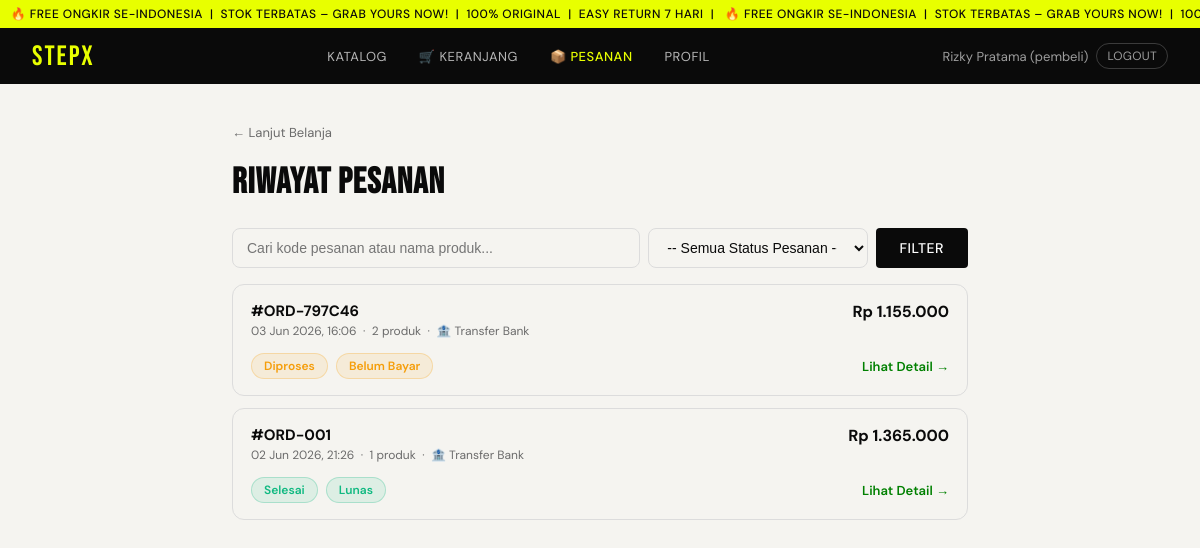
Screenshot of /pesanan.php (signed in) with the database file from the repository.
### tables this page shows
CREATE TABLE IF NOT EXISTS `pesanan` (
  `id` int unsigned NOT NULL AUTO_INCREMENT,
  `kode_pesanan` varchar(20) NOT NULL,
  `pembeli_id` int unsigned NOT NULL,
  `alamat_id` int unsigned NOT NULL,
  `subtotal` decimal(12,2) NOT NULL,
  `ongkos_kirim` decimal(10,2) NOT NULL DEFAULT '0.00',
  `diskon` decimal(10,2) NOT NULL DEFAULT '0.00',
  `total_bayar` decimal(12,2) NOT NULL,
  `metode_bayar` enum('transfer_bank','cod','ewallet','kartu_kredit') NOT NULL,
  `status_bayar` enum('menunggu','lunas','gagal','refund') NOT NULL DEFAULT 'menunggu',
  `status_pesanan` enum('proses','dikemas','dikirim','selesai','dibatalkan') NOT NULL DEFAULT 'proses',
  `catatan` text,
  `created_at` datetime NOT NULL DEFAULT CURRENT_TIMESTAMP,
  `updated_at` datetime NOT NULL DEFAULT CURRENT_TIMESTAMP ON UPDATE CURRENT_TIMESTAMP,
  PRIMARY KEY (`id`),
  UNIQUE KEY `kode_pesanan` (`kode_pesanan`),
  KEY `fk_pesanan_alamat` (`alamat_id`),
  KEY `idx_pesanan_pembeli` (`pembeli_id`),
  KEY `idx_pesanan_status` (`status_pesanan`),
  KEY `idx_pesanan_tanggal` (`created_at`),
  CONSTRAINT `fk_pesanan_alamat` FOREIGN KEY (`alamat_id`) REFERENCES `alamat_pembeli` (`id`),
  CONSTRAINT `fk_pesanan_pembeli` FOREIGN KEY (`pembeli_id`) REFERENCES `users` (`id`)
);

### includes/config.php (called while the page is built, shortened)
<?php
function currentUser(): array {
    return [
        'id'    => $_SESSION['user_id']   ?? 0,
        'nama'  => $_SESSION['nama']      ?? '',
        'email' => $_SESSION['email']     ?? '',
        'role'  => $_SESSION['role']      ?? '',
        'no_hp' => $_SESSION['no_hp']     ?? '',
    ];
}
function rp(int|float $n): string {
    return 'Rp ' . number_format($n, 0, ',', '.');
}

### pesanan.php (the view, shortened to what this page needs)
<?php
require_once __DIR__ . '/includes/config.php';
$user = currentUser();
$db     = getDB();
$userId = (int)$user['id'];
$keyword = trim($_GET['q'] ?? '');
$statusFilter = trim($_GET['status'] ?? '');
$sql = '
    SELECT p.id, p.kode_pesanan, p.total_bayar, p.metode_bayar,
           p.status_bayar, p.status_pesanan, p.created_at,
           COUNT(dp.id) AS jumlah_item
    FROM pesanan p
    LEFT JOIN detail_pesanan dp ON dp.pesanan_id = p.id
    WHERE p.pembeli_id = ?
';
$params = [$userId];
$types  = 'i';
$sql .= ' GROUP BY p.id ORDER BY p.created_at DESC';
$st = $db->prepare($sql);
$st->bind_param($types, ...$params);
$st->execute();
$pesananList = $st->get_result()->fetch_all(MYSQLI_ASSOC);
function badgeStatus(string $status, string $type): string {
    $map = [
        'status_pesanan' => [
            'proses'     => ['label' => 'Diproses',   'color' => '#f59e0b'],
            'dikemas'    => ['label' => 'Dikemas',     'color' => '#3b82f6'],
            'dikirim'    => ['label' => 'Dikirim',     'color' => '#8b5cf6'],
            'selesai'    => ['label' => 'Selesai',     'color' => '#10b981'],
            'dibatalkan' => ['label' => 'Dibatalkan',  'color' => '#ef4444'],
        ],
        'status_bayar' => [
            'menunggu' => ['label' => 'Belum Bayar', 'color' => '#f59e0b'],
            'lunas'    => ['label' => 'Lunas',        'color' => '#10b981'],
            'gagal'    => ['label' => 'Gagal',        'color' => '#ef4444'],
            'refund'   => ['label' => 'Refund',       'color' => '#6b7280'],
        ],
    ];
    $info  = $map[$type][$status] ?? ['label' => $status, 'color' => '#6b7280'];
    return '<span style="background:' . $info['color'] . '1a;color:' . $info['color'] . ';border:1px solid ' . $info['color'] . '40;padding:4px 12px;border-radius:20px;font-size:12px;font-weight:600">'
         . htmlspecialchars($info['label']) . '</span>';
}
function labelMetode(string $m): string {
    return match($m) {
        'transfer_bank' => '🏦 Transfer Bank',
        'ewallet'       => '📱 E-Wallet',
        'cod'           => '🚪 COD',
        'kartu_kredit'  => '💳 Kartu Kredit',
        default         => $m,
    };
}
function renderStatusFilterDirect(string $currentStatus): void {
    $options = [
        ''           => '-- Semua Status Pesanan --',
        'proses'     => '⏳ Diproses',
        'dikemas'    => '📦 Dikemas',
        'dikirim'    => '🚚 Dikirim',
        'selesai'    => '✅ Selesai',
        'dibatalkan' => '❌ Dibatalkan'
    ];
    echo '<select name="status" style="flex:1; min-width:160px; padding:10px 14px; border:1.5px solid var(--border); border-radius:8px; font-size:14px; background:var(--surface); color:var(--text); cursor:pointer;">';
    foreach ($options as $val => $label) {
        $selected = ($currentStatus === $val) ? 'selected' : '';
        echo '<option value="' . htmlspecialchars($val) . '" ' . $selected . '>' . htmlspecialchars($label) . '</option>';
    }
    echo '</select>';
}
require_once __DIR__ . '/includes/header.php';
?>
<div class="cart-wrap" style="max-width: 800px; margin: 0 auto;">
  <a class="back-link" href="catalog.php" style="display:inline-flex;align-items:center;gap:6px;padding-top:8px; text-decoration: none;">← Lanjut Belanja</a>
  <h2>Riwayat Pesanan</h2>
  <form method="GET" action="pesanan.php" style="margin:16px 0; display:flex; gap:8px; flex-wrap:wrap;">
    <input type="text" name="q" value="<?= htmlspecialchars($keyword) ?>"
           placeholder="Cari kode pesanan atau nama produk..."
           style="flex:2; min-width:200px; padding:10px 14px; border:1.5px solid var(--border); border-radius:8px; font-size:14px; background:var(--surface); color:var(--text)">
    <?php renderStatusFilterDirect($statusFilter); ?>
    <button type="submit" class="btn-primary" style="padding:10px 24px;">Filter</button>
  </form>
  <?php if (empty($pesananList)): ?>
    <div class="empty-state">
      <div class="icon"><?= ($keyword || $statusFilter) ? '🔍' : '📦' ?></div>
      <p><?= ($keyword || $statusFilter) ? 'Tidak ada pesanan yang cocok dengan kriteria filter.' : 'Belum ada pesanan.' ?></p>
    </div>
  <?php else: ?>
    <div style="display:flex; flex-direction:column; gap:12px">
      <?php foreach ($pesananList as $p): ?>
      <div style="border:1.5px solid var(--border); border-radius:12px; padding:16px 18px; background:var(--surface)">
        <div style="display:flex; justify-content:space-between; align-items:flex-start; flex-wrap:wrap; gap:8px">
          <div>
            <div style="font-weight:700; font-size:15px"><?= htmlspecialchars($p['kode_pesanan']) ?></div>
            <div style="font-size:12px; color:var(--muted); margin-top:2px">
              <?= date('d M Y, H:i', strtotime($p['created_at'])) ?>
              &nbsp;·&nbsp; <?= (int)$p['jumlah_item'] ?> produk
              &nbsp;·&nbsp; <?= labelMetode($p['metode_bayar']) ?>
            </div>
          </div>
          <div style="font-weight:700; font-size:16px"><?= rp($p['total_bayar']) ?></div>
        </div>
        <div style="display:flex; gap:8px; margin-top:14px; flex-wrap:wrap; align-items:center">
          <?= badgeStatus($p['status_pesanan'], 'status_pesanan') ?>
          <?= badgeStatus($p['status_bayar'], 'status_bayar') ?>
          <a href="detail_pesanan.php?id=<?= $p['id'] ?>" style="margin-left:auto; font-size:13px; color:green; font-weight:600; text-decoration:none;">Lihat Detail →</a>
        </div>
      </div>
      <?php endforeach; ?>
    </div>
  <?php endif; ?>
</div>
<?php require_once __DIR__ . '/includes/footer.php'; ?>

### assets/css/style.css (style rules this page uses)
*,*::before,*::after { box-sizing:border-box;margin:0;padding:0 }
:root { --brand:#0A0A0A; --accent:#E8FF00; --accent2:#FF3A2D; --surface:#F5F4F0; --surface2:#EBEBEB; --white:#FFFFFF; --text:#0A0A0A; --muted:#6B6B6B; --border:#DCDCDC; --radius:4px; --radius-lg:10px; --font-display:'Bebas Neue',sans-serif; --font-body:'DM Sans',sans-serif; }
body { font-family:var(--font-body);background:var(--surface);color:var(--text);min-height:100vh;font-size:15px }
a { color:inherit;text-decoration:none }
button { font-family:var(--font-body);cursor:pointer }
.btn-primary { background:var(--brand);color:var(--white);border:none;padding:12px 20px;border-radius:var(--radius);font-size:14px;font-weight:500;letter-spacing:.5px;text-transform:uppercase;transition:opacity .15s;cursor:pointer }
.back-link { display:inline-flex;align-items:center;gap:6px;color:var(--muted);font-size:13px;margin-bottom:20px;transition:color .15s }
.cart-wrap { padding:32px }
.cart-wrap h2 { font-family:var(--font-display);font-size:36px;letter-spacing:1px;margin-bottom:24px }

### rows the page displays
pesanan: kode_pesanan "#ORD-797C46", created_at "03 Jun 2026, 16:06", jumlah_item "2", metode_bayar "🏦 Transfer Bank", total_bayar "Rp 1.155.000", status_pesanan "Diproses Belum Bayar"
pesanan: kode_pesanan "#ORD-001", created_at "02 Jun 2026, 21:26", jumlah_item "1", metode_bayar "🏦 Transfer Bank", total_bayar "Rp 1.365.000", status_pesanan "Selesai Lunas"

### other values shown
$user['nama'] "Rizky Pratama"
$user['role'] "pembeli"
form field status "-- Semua Status Pesanan --"
